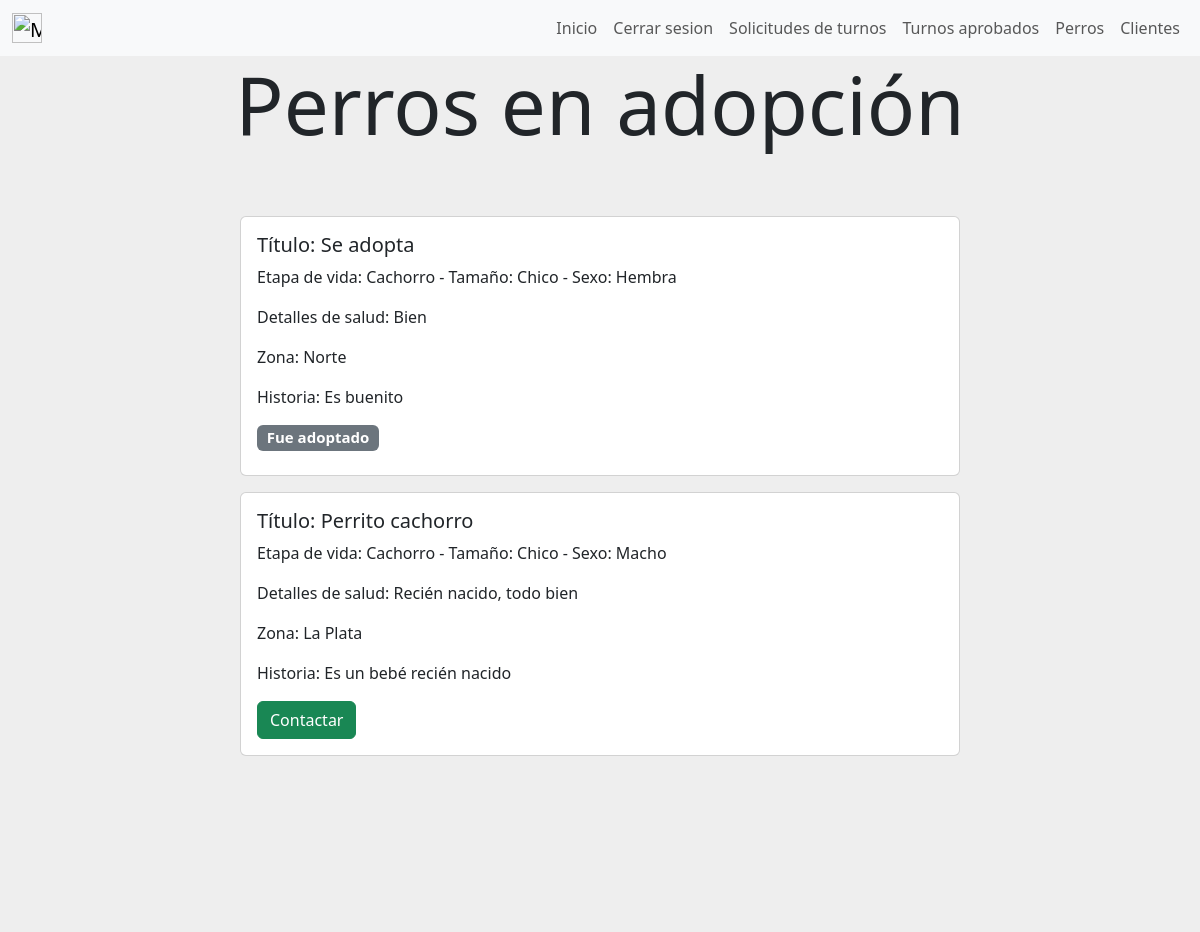
The app's page /perros_en_adopcion (signed in) with its own data.
### gestion_de_mascotas/models.py (models this page shows, shortened)
class Perro_en_adopcion(models.Model):
    titulo = models.CharField(max_length=30)
    edad=models.CharField(max_length=30)
    tamanio = models.CharField(max_length=30)
    detalles_de_salud=models.CharField(max_length=200)
    sexo=models.CharField(max_length=30)
    zona=models.CharField(max_length=100)
    historia = models.CharField(max_length=500)
    adoptado = models.BooleanField(default=False)
    created=models.DateTimeField(auto_now_add=True)
    updated=models.DateTimeField(auto_now_add=True)
    created_by = models.ForeignKey(User, on_delete=models.CASCADE)
    class Meta:
        verbose_name='perro_en_adopcion'
        verbose_name_plural='perros_en_adopcion'

### gestion_de_mascotas/views.py (the view)
# urls.py: path('perros_en_adopcion',views.perros_en_adopcion, name= "perros_en_adopcion"),
def perros_en_adopcion (request) :
    perros_en_adopcion=Perro_en_adopcion.objects.all()
    return render(request,"gestion_de_mascotas/perros_en_adopcion.html",{"perros_en_adopcion":perros_en_adopcion})

### gestion_de_mascotas/templates/gestion_de_mascotas/perros_en_adopcion.html (shortened to what this page needs)
{% extends "gestion_de_usuarios/base.html" %}
{% block content %}
<div style="background-color:#eee;height: 20%;text-align: center;">
    <h1 class="display-1">Perros en adopción</h1>
</div>
        {% if perros_en_adopcion.count == 0 %}
            <div style="background-color: #eee;background-position: center;background-size: cover; align-items: center;justify-content: center;display: flex;">
                <div class="card mb-3 element-home-color" style="width: 60%;">
                    <div class="row g-0">
                        <div class="card">
                            <div class="card-body">
                                Aún no hay publicaciones.
                            </div>
                        </div>
                    </div>
                </div>
            </div>
        {% else %}
        {% for perro in perros_en_adopcion %}
        <div style="background-color: #eee;background-position: center;background-size: cover; align-items: center;justify-content: center;display: flex;">
            <div class="card mb-3 element-home-color" style="width: 60%;">
                <div class="row g-0">
                <div class="col-md-8">
                    <div class="card-body">
                    <h5 class="card-title">Título: {{perro.titulo}}</h5>
                    <p class="card-text">Etapa de vida: {{perro.edad}} - Tamaño: {{perro.tamanio}} - Sexo: {{perro.sexo}}</p>
                    <p class="card-text">Detalles de salud: {{perro.detalles_de_salud}}</p>
                    <p class="card-text">Zona: {{perro.zona}}</p>
                    <p class="card-text">Historia: {{perro.historia}}</p>
                    {% if user.is_authenticated and perro.created_by == user and not perro.adoptado %}
                    <a href ="{% url 'editar_anuncio' perro.id 'all' %}" class="btn btn-success" style="color:white;">Editar anuncio</a>
                    <a href ="{% url 'adopcion_realizada' perro.id %}" class="btn btn-success" style="color:white;">Marcar como adoptado</a>
                    <a href ="#" class="btn btn-danger" onclick="delete_anuncio_adopcion({{perro.id}})" style="color:white;">Eliminar anuncio</a>
                    {% else %}
                    {% if perro.adoptado %}
                    <h5><span class="badge bg-secondary">Fue adoptado</span></h5>
                    {% else %}
                    <a href ="{% url 'contacto_adopcion' perro.id %}" class=" btn btn-success" >Contactar</a>
                    {% endif %}
                    {% endif %}
                    </div>
                </div>
                </div>
            </div>
        </div>
        {% endfor %}
<div style="background-color:#eee;height: 20%;">
</div>
{% endif %}
{% endblock %}

### records on screen
Perro_en_adopcion: titulo "Se adopta", edad "Cachorro", tamanio "Chico", sexo "Hembra", detalles_de_salud "Bien", zona "Norte", historia "Es buenito", adoptado "Fue adoptado"
Perro_en_adopcion: titulo "Perrito cachorro", edad "Cachorro", tamanio "Chico", sexo "Macho", detalles_de_salud "Recién nacido, todo bien", zona "La Plata", historia "Es un bebé recién nacido", adoptado "Contactar"
